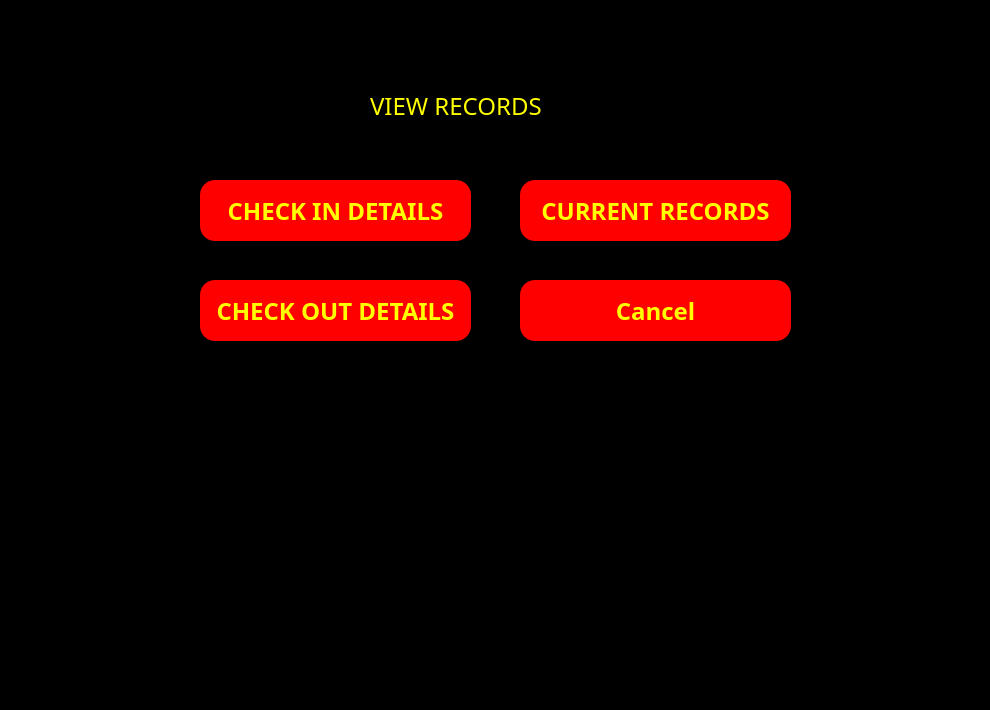
<?xml version="1.0" encoding="UTF-8"?>
<ui version="4.0">
 <class>Dialog</class>
 <widget class="QDialog" name="Dialog">
  <property name="geometry">
   <rect>
    <x>0</x>
    <y>0</y>
    <width>990</width>
    <height>710</height>
   </rect>
  </property>
  <property name="windowTitle">
   <string>Dialog</string>
  </property>
  <property name="styleSheet">
   <string notr="true">*{
background:rgba;
font-family:century gothic;
font-size:24px;
}
QFrame
{
background:rgba;
border-radius:15px
}
QPushButton
{
background:red;
border-radius:60px;
}
QToolButton
{
background:red;
border-radius:60px;
}
QLabel
{
color:white;
background:transparent;
}
QPushButton
{
color:white;
border-radius:15px;
}
QPushButton:hover
{
color:#333;
border-radius:15px;
background:#49ebff;
}
QLineEdit
{
background:transparent;
border:none;
color:#717072;
border-bottom:1px solid #717072
}
</string>
  </property>
  <widget class="QFrame" name="frame">
   <property name="geometry">
    <rect>
     <x>170</x>
     <y>40</y>
     <width>651</width>
     <height>631</height>
    </rect>
   </property>
   <property name="styleSheet">
    <string notr="true">color:yellow;
</string>
   </property>
   <property name="frameShape">
    <enum>QFrame::StyledPanel</enum>
   </property>
   <property name="frameShadow">
    <enum>QFrame::Raised</enum>
   </property>
   <widget class="QLabel" name="label">
    <property name="geometry">
     <rect>
      <x>200</x>
      <y>40</y>
      <width>291</width>
      <height>51</height>
     </rect>
    </property>
    <property name="styleSheet">
     <string notr="true">QLabel{
font-weight: bold;
font-size: 40px;
color:orange;

};</string>
    </property>
    <property name="text">
     <string>VIEW RECORDS</string>
    </property>
   </widget>
   <widget class="QPushButton" name="checkindetails">
    <property name="geometry">
     <rect>
      <x>30</x>
      <y>140</y>
      <width>271</width>
      <height>61</height>
     </rect>
    </property>
    <property name="font">
     <font>
      <family>century gothic</family>
      <pointsize>-1</pointsize>
      <weight>75</weight>
      <bold>true</bold>
     </font>
    </property>
    <property name="styleSheet">
     <string notr="true">font-weight: bold;</string>
    </property>
    <property name="text">
     <string>CHECK IN DETAILS</string>
    </property>
   </widget>
   <widget class="QPushButton" name="currentrecords">
    <property name="geometry">
     <rect>
      <x>350</x>
      <y>140</y>
      <width>271</width>
      <height>61</height>
     </rect>
    </property>
    <property name="font">
     <font>
      <family>century gothic</family>
      <pointsize>-1</pointsize>
      <weight>75</weight>
      <bold>true</bold>
     </font>
    </property>
    <property name="styleSheet">
     <string notr="true">font-weight: bold;</string>
    </property>
    <property name="text">
     <string>CURRENT RECORDS</string>
    </property>
   </widget>
   <widget class="QPushButton" name="checkoutdetails">
    <property name="geometry">
     <rect>
      <x>30</x>
      <y>240</y>
      <width>271</width>
      <height>61</height>
     </rect>
    </property>
    <property name="font">
     <font>
      <family>century gothic</family>
      <pointsize>-1</pointsize>
      <weight>75</weight>
      <bold>true</bold>
     </font>
    </property>
    <property name="styleSheet">
     <string notr="true">font-weight: bold;</string>
    </property>
    <property name="text">
     <string>CHECK OUT DETAILS</string>
    </property>
   </widget>
   <widget class="QPushButton" name="cancelbtn">
    <property name="geometry">
     <rect>
      <x>350</x>
      <y>240</y>
      <width>271</width>
      <height>61</height>
     </rect>
    </property>
    <property name="font">
     <font>
      <family>century gothic</family>
      <pointsize>-1</pointsize>
      <weight>75</weight>
      <bold>true</bold>
     </font>
    </property>
    <property name="styleSheet">
     <string notr="true">font-weight: bold;</string>
    </property>
    <property name="text">
     <string>Cancel</string>
    </property>
   </widget>
  </widget>
  <widget class="QPushButton" name="homebtn">
   <property name="geometry">
    <rect>
     <x>180</x>
     <y>90</y>
     <width>93</width>
     <height>28</height>
    </rect>
   </property>
   <property name="styleSheet">
    <string notr="true">QPushButton
{
font-size:14px;
color:white;
background:transparent;
}</string>
   </property>
   <property name="text">
    <string/>
   </property>
   <property name="icon">
    <iconset>
     <normaloff>icons/arrow-left.svg</normaloff>icons/arrow-left.svg</iconset>
   </property>
   <property name="iconSize">
    <size>
     <width>32</width>
     <height>32</height>
    </size>
   </property>
  </widget>
 </widget>
 <resources/>
 <connections/>
</ui>
